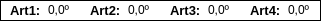
   <widget class="QFrame" name="FKOutputValueFrame">
    <property name="geometry">
     <rect>
      <x>470</x>
      <y>540</y>
      <width>321</width>
      <height>21</height>
     </rect>
    </property>
    <property name="styleSheet">
     <string notr="true">background-color:rgb(255, 255, 255)</string>
    </property>
    <property name="frameShape">
     <enum>QFrame::Box</enum>
    </property>
    <property name="frameShadow">
     <enum>QFrame::Plain</enum>
    </property>
    <widget class="QLabel" name="FKCurrentPosValueArt1">
     <property name="geometry">
      <rect>
       <x>48</x>
       <y>2</y>
       <width>51</width>
       <height>16</height>
      </rect>
     </property>
     <property name="styleSheet">
      <string notr="true">background-color: rgba(255, 255, 255,0)</string>
     </property>
     <property name="text">
      <string>0,0º</string>
     </property>
    </widget>
    <widget class="QLabel" name="FKLabelCurrentPosArt1">
     <property name="geometry">
      <rect>
       <x>10</x>
       <y>0</y>
       <width>41</width>
       <height>20</height>
      </rect>
     </property>
     <property name="font">
      <font>
       <pointsize>10</pointsize>
       <weight>75</weight>
       <bold>true</bold>
      </font>
     </property>
     <property name="styleSheet">
      <string notr="true">background-color: rgba(255, 255, 255,0)</string>
     </property>
     <property name="text">
      <string>Art1:</string>
     </property>
    </widget>
    <widget class="QLabel" name="FKLabelCurrentPosArt2">
     <property name="geometry">
      <rect>
       <x>90</x>
       <y>0</y>
       <width>41</width>
       <height>20</height>
      </rect>
     </property>
     <property name="font">
      <font>
       <pointsize>10</pointsize>
       <weight>75</weight>
       <bold>true</bold>
      </font>
     </property>
     <property name="styleSheet">
      <string notr="true">background-color: rgba(255, 255, 255,0)</string>
     </property>
     <property name="text">
      <string>Art2:</string>
     </property>
    </widget>
    <widget class="QLabel" name="FKCurrentPosValueArt2">
     <property name="geometry">
      <rect>
       <x>128</x>
       <y>2</y>
       <width>51</width>
       <height>16</height>
      </rect>
     </property>
     <property name="styleSheet">
      <string notr="true">background-color: rgba(255, 255, 255,0)</string>
     </property>
     <property name="text">
      <string>0,0º</string>
     </property>
    </widget>
    <widget class="QLabel" name="FKLabelCurrentPosArt3">
     <property name="geometry">
      <rect>
       <x>170</x>
       <y>0</y>
       <width>41</width>
       <height>20</height>
      </rect>
     </property>
     <property name="font">
      <font>
       <pointsize>10</pointsize>
       <weight>75</weight>
       <bold>true</bold>
      </font>
     </property>
     <property name="styleSheet">
      <string notr="true">background-color: rgba(255, 255, 255,0)</string>
     </property>
     <property name="text">
      <string>Art3:</string>
     </property>
    </widget>
    <widget class="QLabel" name="FKCurrentPosValueArt3">
     <property name="geometry">
      <rect>
       <x>208</x>
       <y>2</y>
       <width>51</width>
       <height>16</height>
      </rect>
     </property>
     <property name="styleSheet">
      <string notr="true">background-color: rgba(255, 255, 255,0)</string>
     </property>
     <property name="text">
      <string>0,0º</string>
     </property>
    </widget>
    <widget class="QLabel" name="FKLabelCurrentPosArt4">
     <property name="geometry">
      <rect>
       <x>250</x>
       <y>0</y>
       <width>41</width>
       <height>20</height>
      </rect>
     </property>
     <property name="font">
      <font>
       <pointsize>10</pointsize>
       <weight>75</weight>
       <bold>true</bold>
      </font>
     </property>
     <property name="styleSheet">
      <string notr="true">background-color: rgba(255, 255, 255,0)</string>
     </property>
     <property name="text">
      <string>Art4:</string>
     </property>
    </widget>
    <widget class="QLabel" name="FKCurrentPosValueArt4">
     <property name="geometry">
      <rect>
       <x>288</x>
       <y>2</y>
       <width>51</width>
       <height>16</height>
      </rect>
     </property>
     <property name="styleSheet">
      <string notr="true">background-color: rgba(255, 255, 255,0)</string>
     </property>
     <property name="text">
      <string>0,0º</string>
     </property>
    </widget>
   </widget>
